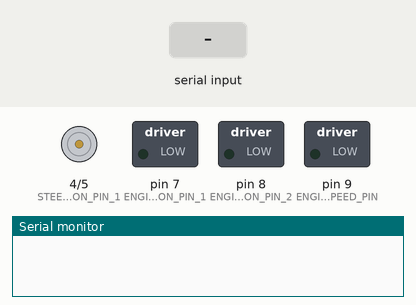
The sketch below on a simulated Arduino Uno, built with avr-gcc and run on an emulated ATmega328P. On the bench: motor-driver pin pairs drawn as motors (green arrow = first pin HIGH = forward, orange = second pin HIGH = backward, longer = more drive, scaled by the enable pin), switched loads named in the sketch (green lamp = pin HIGH), the last lines printed to the serial monitor. Inputs (shaded band) come from the test bench. The modem accepts every AT command (registered, SIM ready, sends succeed) and sends nothing else.

Above: at 1.2 s.
1.3 s: "90;45\n" received over the second serial link
At 1.6 s:
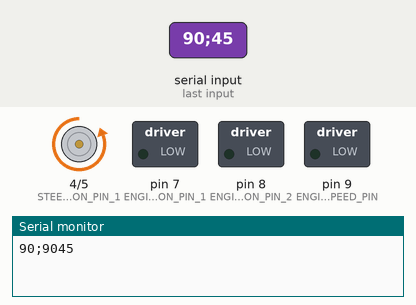
2.8 s: "90;45\n" received over Serial
4.3 s: "FORWARD" received over the second serial link
5.8 s: "STOP" received over the second serial link
Timing chart, 0 to 8.3 s (numbered marks = the images above; inputs shaded):
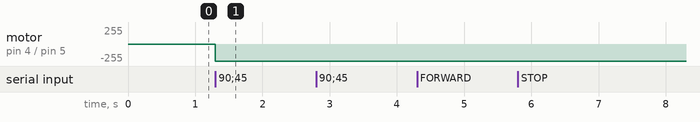

The sketch:

LegoCar.ino
```cpp
#include <SoftwareSerial.h>
#include <PWM.h>

#define DELAY 20

#define ENGINE_DIRECTION_PIN_1 7
#define ENGINE_DIRECTION_PIN_2 8
#define ENGINE_SPEED_PIN 9

#define STEERING_WHEEL_PWM_PIN 3
#define STEERING_WHEEL_DIRECTION_PIN_1 4
#define STEERING_WHEEL_DIRECTION_PIN_2 5
#define STEERING_WHEEL_PWM_FREQUENCY 1150

#define COMMAND_LENGTH 20


SoftwareSerial BLE(10,11);


void setup() {
   Serial.begin(9600);
   setupBleConnection();
   setupEngine();
   setupSteeringWheel();
}


String command;
char recvChar;

void loop(){
    if(Serial.available()){
      char ch = Serial.read();
      BLE.write(ch);
    }

    if(BLE.available()){
      recvChar = BLE.read();

      Serial.print(recvChar);
      if(recvChar == ';'){
        executeCommand(command);
        command = "";
      }
      else{
        command += recvChar;
      }
    }
}

void executeCommand(String cmd){
    Serial.print(cmd);
    if(cmd == "FORWARD") {
      forward();
    }
    else if(cmd == "STOP") {
      stopEngine();
    }
    else if(cmd == "BACKWARD") {
      reverse();
    }
    else {
      int value = cmd.toInt();
      steeringWheel(value);
    }
}

void setupBleConnection(){
  pinMode(10, INPUT);
  pinMode(11, OUTPUT);
  BLE.begin(9600); //Set BLE BaudRate to default baud rate 9600
  BLE.print("AT+CLEAR"); //clear all previous setting
  BLE.print("AT+ROLE1"); //set the bluetooth name as a master
  BLE.print("AT+SAVE1");  //don't save the connect information
}

void setupEngine(){
  pinMode(ENGINE_DIRECTION_PIN_1,OUTPUT);
  pinMode(ENGINE_DIRECTION_PIN_2,OUTPUT);
  pinMode(ENGINE_SPEED_PIN,OUTPUT);
}

void setupSteeringWheel(){
  InitTimersSafe();
  bool success = SetPinFrequencySafe(STEERING_WHEEL_PWM_PIN, STEERING_WHEEL_PWM_FREQUENCY);
  pinMode(STEERING_WHEEL_PWM_PIN, OUTPUT);
  pinMode(STEERING_WHEEL_DIRECTION_PIN_1, OUTPUT);
  pinMode(STEERING_WHEEL_DIRECTION_PIN_2, OUTPUT);
}

void forward(){
  analogWrite(ENGINE_SPEED_PIN, 255);//Sets speed variable via PWM
  digitalWrite(ENGINE_DIRECTION_PIN_1, HIGH);
  digitalWrite(ENGINE_DIRECTION_PIN_2, LOW);
}

void reverse(){
  analogWrite(ENGINE_SPEED_PIN, 255);//Sets speed variable via PWM
  digitalWrite(ENGINE_DIRECTION_PIN_1, LOW);
  digitalWrite(ENGINE_DIRECTION_PIN_2, HIGH);
}

void stopEngine(){
  analogWrite(ENGINE_SPEED_PIN, 0);
}

void steeringWheel(int value){

 int pwm_value = min(abs(value) * 37, 255);

 if(value == 0){
   digitalWrite(STEERING_WHEEL_DIRECTION_PIN_1,LOW);
   digitalWrite(STEERING_WHEEL_DIRECTION_PIN_2,LOW);
 }
 else if(value >0){
   digitalWrite(STEERING_WHEEL_DIRECTION_PIN_1,LOW);
   digitalWrite(STEERING_WHEEL_DIRECTION_PIN_2,HIGH);
 }
 else{
   digitalWrite(STEERING_WHEEL_DIRECTION_PIN_1,HIGH);
   digitalWrite(STEERING_WHEEL_DIRECTION_PIN_2,LOW);
 }
 pwmWrite(STEERING_WHEEL_PWM_PIN, pwm_value);
}
```

Measured:
- after the input at 1.3 s, motor on pin 4 (STEERING_WHEEL_DIRECTION_PIN_1) / pin 5 (STEERING_WHEEL_DIRECTION_PIN_2): stopped → backward 255/255 at once
